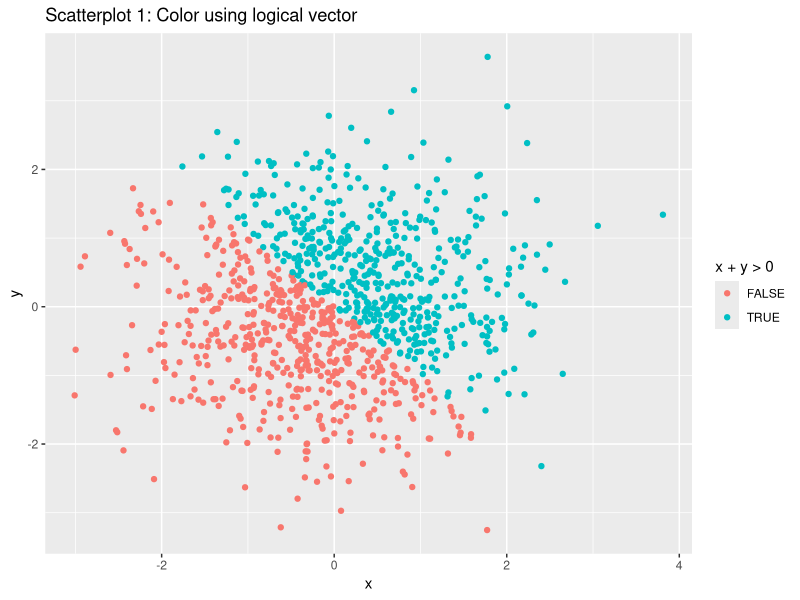
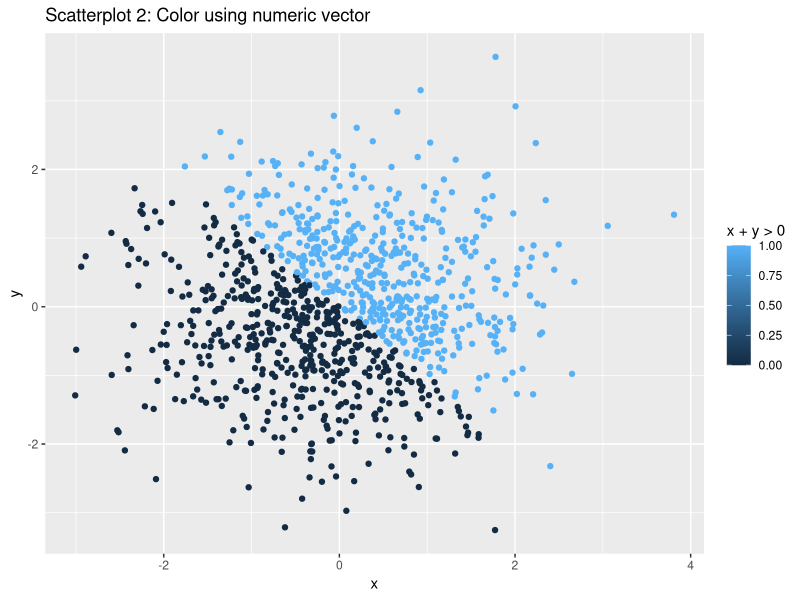
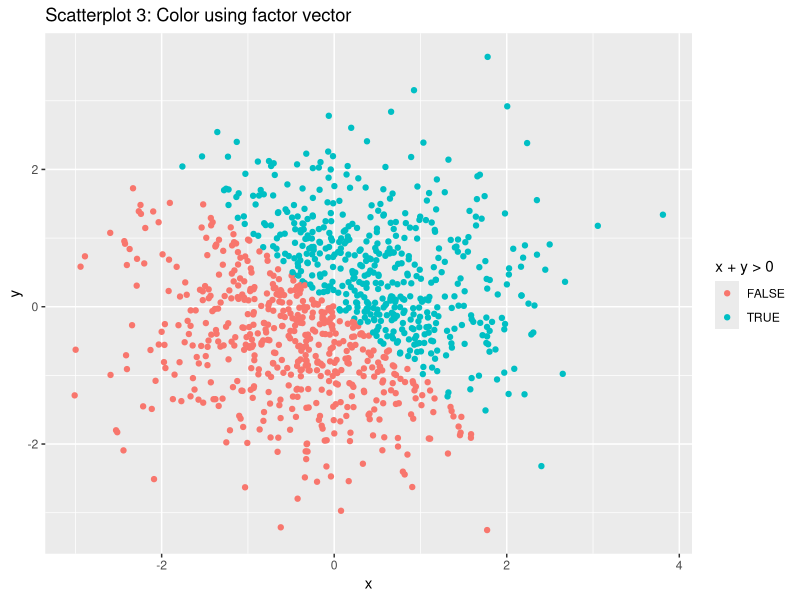
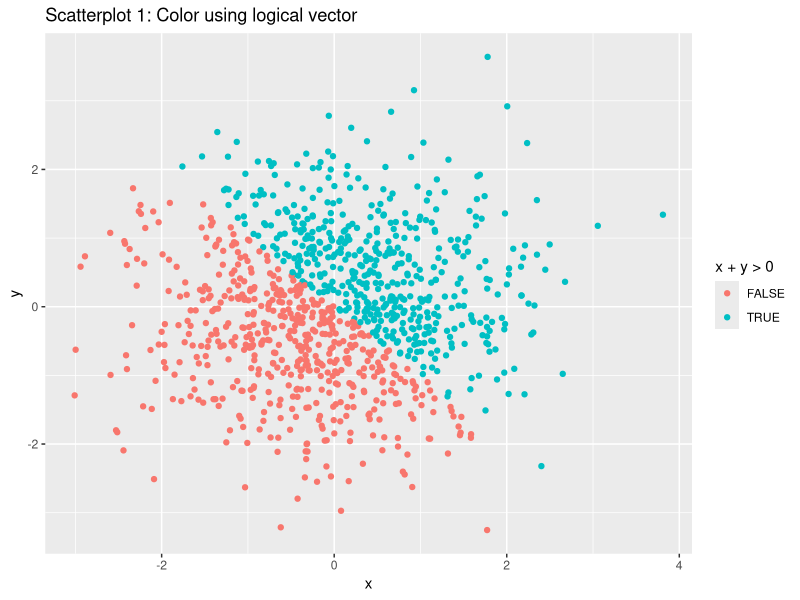

Write R code to recreate these figures, in order.
## ---- chunk 1
knitr::opts_chunk$set(echo = TRUE)

library(tidyverse)
## ---- chunk 2
n = 10 # 10 rows in the following tbl_df

set.seed(1) # set a seed for reproducibility

# Create tbl_df 
p1_df = tibble(
  unif_10 = runif(n = n, min = 0, max = 5), # random vector of size 10 selected from uniform [0,5]
  greater_than_2 = (unif_10 > 2), # logical vector. TRUE if value generated in unif_10 greater than 2; FALSE if less than or equal to 2
  char_vec = rep('a', n), # character vector of length 10,
  factor_vec = c(rep('Y', n/2), rep('N', n/2)) # factor vector of length 10
)

head(p1_df) # show first few rows of p1_df

# Take mean of each column
avg_num = mean(p1_df$unif_10)
avg_logical = mean(p1_df$greater_than_2)
avg_char = mean(p1_df$char_vec)
avg_factor = mean(p1_df$factor_vec)

# Print column means
print(c(avg_num, avg_logical, avg_char, avg_factor))
## ---- chunk 3
as.numeric(p1_df$greater_than_2)
as.numeric(p1_df$char_vec)
as.numeric(p1_df$factor_vec)
## ---- chunk 4
as.numeric(as.factor(p1_df$char_vec))
as.numeric(as.character(p1_df$factor_vec))
## ---- chunk 5
n = 1000 # number of rows in new data frame

# Create tbl_df
p2_df = tibble(
  x = rnorm(n = n),
  y = rnorm(n = n),
  sum_gt_0 = (x + y > 0), # logical vector. TRUE if x+y>0, FALSE otherwise
  num_vec_coerced = as.numeric(sum_gt_0), # coerced numeric vector of sum_gt_0
  factor_vec_coerced = as.factor(sum_gt_0) # coerced character vector of sum_gt_0
)

head(p2_df)
## ---- chunk 6
plot_1 = ggplot(data = p2_df, aes(x = x, y = y, color = sum_gt_0)) +
  geom_point() + 
  ggtitle('Scatterplot 1: Color using logical vector') +
  labs(color = 'x + y > 0') # legend title
plot_1

ggplot(data = p2_df, aes(x = x, y = y, color = num_vec_coerced)) +
  geom_point() + 
  ggtitle('Scatterplot 2: Color using numeric vector') +
  labs(color = 'x + y > 0')

ggplot(data = p2_df, aes(x = x, y = y, color = factor_vec_coerced)) +
  geom_point() + 
  ggtitle('Scatterplot 3: Color using factor vector') +
  labs(color = 'x + y > 0')
## ---- chunk 7
getwd()
ggsave("scatterplot_1.pdf", plot = plot_1, height = 4, width = 6)
